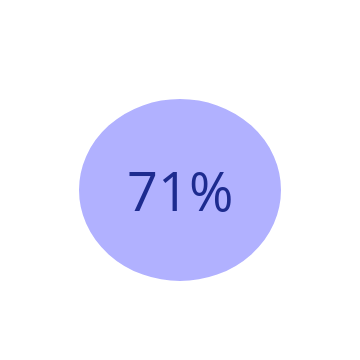
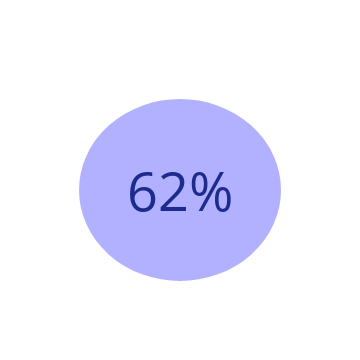
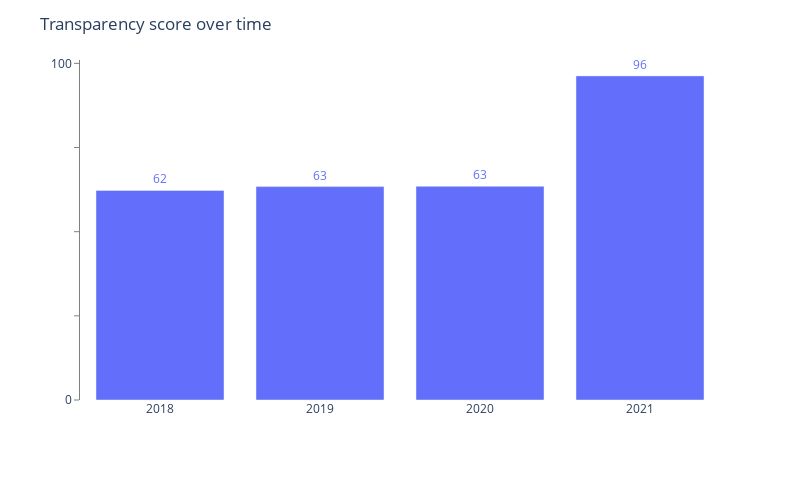

Notebook source saved alongside these figures, in order:
### Code cell
print(company)
display_transparency_score(df, company)

print(company, year)
display_transparency_score(df, company, year)

print(company)
display_transparency_score_over_time(df, company)

### Figure 1 — Plotly figure (JSON) as saved in the notebook; plotly's stock layout.template omitted (floating-point values rounded to 4 significant figures)
{"data": [{"domain": {"x": [0, 1], "y": [0, 1]}, "mode": "number", "number": {"font": {"size": 54}, "suffix": "%", "valueformat": ".0f"}, "type": "indicator", "value": 71.34}], "layout": {"height": 360, "shapes": [{"fillcolor": "blue", "line": {"color": "blue"}, "opacity": 0.3, "type": "circle", "x0": 0, "x1": 1, "y0": 0, "y1": 1}], "width": 360}}

### Figure 2 — Plotly figure (JSON) as saved in the notebook; plotly's stock layout.template omitted (floating-point values rounded to 4 significant figures)
{"data": [{"domain": {"x": [0, 1], "y": [0, 1]}, "mode": "number", "number": {"font": {"size": 54}, "suffix": "%", "valueformat": ".0f"}, "type": "indicator", "value": 62.24}], "layout": {"height": 360, "shapes": [{"fillcolor": "blue", "line": {"color": "blue"}, "opacity": 0.3, "type": "circle", "x0": 0, "x1": 1, "y0": 0, "y1": 1}], "width": 360}}

### Figure 3 — Plotly figure (JSON) as saved in the notebook; plotly's stock layout.template omitted (floating-point values rounded to 4 significant figures)
{"data": [{"alignmentgroup": "True", "hovertemplate": "year=%{x}<br>transparency_score=%{y}<extra></extra>", "legendgroup": "", "marker": {"color": "#636efa", "pattern": {"shape": ""}}, "name": "", "offsetgroup": "", "orientation": "v", "showlegend": false, "textfont": {"color": "#636efa"}, "textposition": "outside", "texttemplate": "%{y:.0f}", "type": "bar", "x": [2018, 2019, 2020, 2021], "xaxis": "x", "y": [62.24, 63.39, 63.47, 96.28], "yaxis": "y"}], "layout": {"barmode": "relative", "height": 480, "legend": {"tracegroupgap": 0}, "margin": {"t": 60}, "plot_bgcolor": "white", "title": {"text": "Transparency score over time"}, "width": 800, "xaxis": {"anchor": "y", "domain": [0, 1], "tickvals": [2018, 2019, 2020, 2021], "title": {}}, "yaxis": {"anchor": "x", "domain": [0, 1], "linecolor": "grey", "range": [0, 101], "showline": true, "tickcolor": "grey", "ticks": "outside", "ticktext": [0, "", "", "", 100], "tickvals": [0, 25, 50, 75, 100], "title": {}}}}
